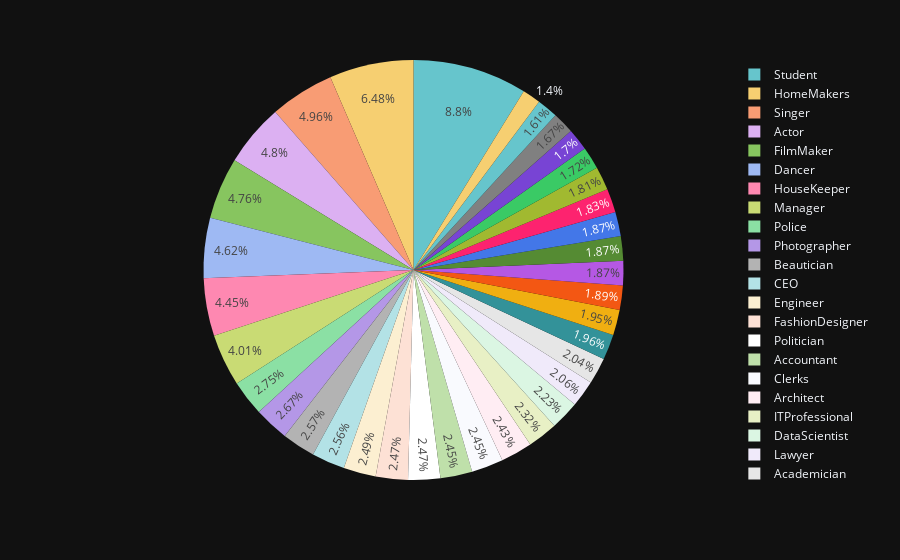

Notebook code cell kept with this figure:
### Code cell
fig = px.pie(df, names='job_title', color_discrete_sequence=px.colors.qualitative.Pastel)
fig.show()

### Figure 1 — Plotly figure (JSON) as saved in the notebook; plotly's stock layout.template omitted (floating-point values rounded to 4 significant figures; data arrays with more than 128 entries replaced by an {"elided": "..."} marker saying what was removed)
{"data": [{"domain": {"x": [0.0, 1.0], "y": [0.0, 1.0]}, "hovertemplate": "job_title=%{label}<extra></extra>", "labels": {"elided": "15000 str values"}, "legendgroup": "", "name": "", "showlegend": true, "type": "pie"}], "layout": {"legend": {"tracegroupgap": 0}, "margin": {"t": 60}, "piecolorway": ["rgb(102, 197, 204)", "rgb(246, 207, 113)", "rgb(248, 156, 116)", "rgb(220, 176, 242)", "rgb(135, 197, 95)", "rgb(158, 185, 243)", "rgb(254, 136, 177)", "rgb(201, 219, 116)", "rgb(139, 224, 164)", "rgb(180, 151, 231)", "rgb(179, 179, 179)"]}}
